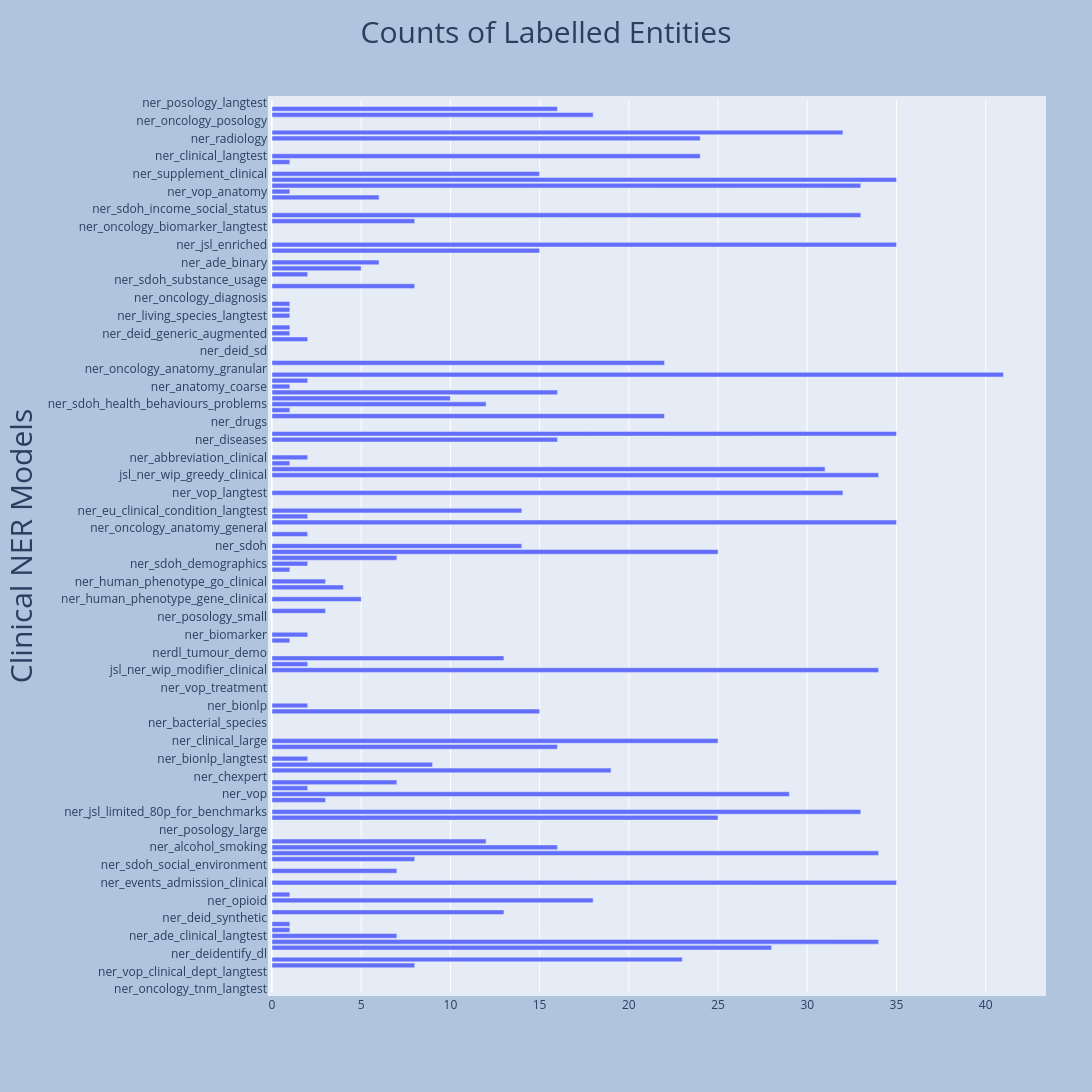

Source (notebook cell):
### Markdown cell above
**Lets plot the labelled entity counts by NER models.**

### Code cell
import plotly.graph_objects as go

label_result_df = result_df[result_df.columns[4:]].copy()
label_count_list = [label_result_df[label_result_df[i] != "O"].shape[0] for i in label_result_df.columns]

fig = go.Figure(go.Bar(x=label_count_list, y=label_result_df.columns, orientation='h'))

fig.update_layout(
    autosize = False,
    width = 1500,
    height = 1500,
    margin = dict(l=50, r=50, b=100, t=100, pad=4),
    paper_bgcolor = "LightSteelBlue",
    title={'text': "Counts of Labelled Entities", 'y':0.98, 'x':0.5, 'xanchor': 'center', 'yanchor': 'top'},
    title_font=dict(size=30),
    yaxis=dict(title_text="Clinical NER Models", title_font=dict(size=30)),
)

fig.show()

### Figure 1 — Plotly figure (JSON) as saved in the notebook; plotly's stock layout.template omitted (floating-point values rounded to 4 significant figures; data arrays with more than 128 entries replaced by an {"elided": "..."} marker saying what was removed)
{"data": [{"orientation": "h", "type": "bar", "x": {"elided": "151 int values"}, "y": {"elided": "151 str values"}}], "layout": {"autosize": false, "height": 1500, "margin": {"b": 100, "l": 50, "pad": 4, "r": 50, "t": 100}, "paper_bgcolor": "LightSteelBlue", "title": {"font": {"size": 30}, "text": "Counts of Labelled Entities", "x": 0.5, "xanchor": "center", "y": 0.98, "yanchor": "top"}, "width": 1500, "yaxis": {"title": {"font": {"size": 30}, "text": "Clinical NER Models"}}}}
